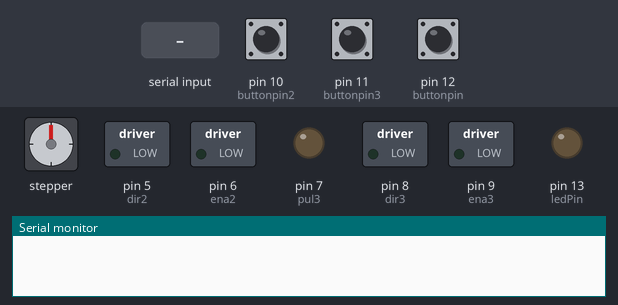
This sketch was run on a simulated Arduino Uno, built with avr-gcc and run on an emulated ATmega328P. On the bench: stepper motor, switched loads named in the sketch (green lamp = pin HIGH), output pins drawn as LEDs (lit = HIGH), the last lines printed to the serial monitor. Wiring (inferred from the names in the program): stepper motor driver (200 steps per turn assumed): step pin 4; direction pin 2; enable pin 3. Dashed ring = blinking. Inputs (shaded band) come from the test bench; at power-on: pin 11 (buttonpin3) LOW, pin 10 (buttonpin2) LOW, pin 12 (buttonpin) LOW. Pins used as bus, display or sensor lines are not drawn.

Above: at 1.2 s.
1.3 s: pin 11 (buttonpin3) pulled HIGH for 0.15 s
At 1.52 s:
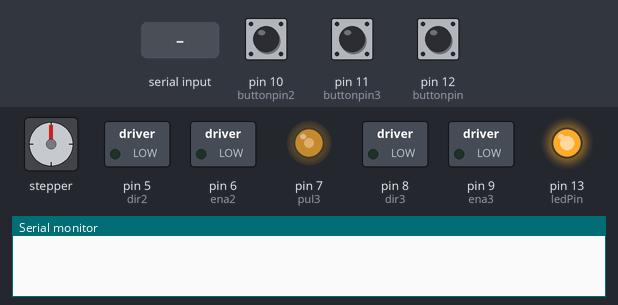
3.2 s: pin 10 (buttonpin2) pulled HIGH for 1 s
At 5.3 s:
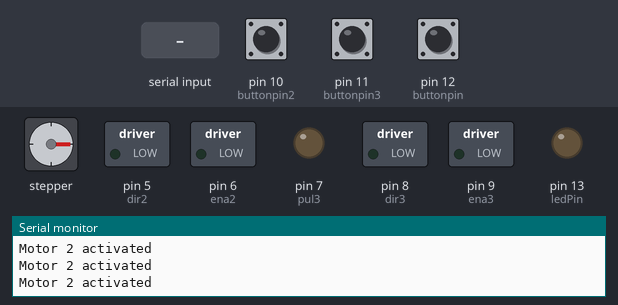
5.9 s: "3\n" received over Serial
At 7.1 s:
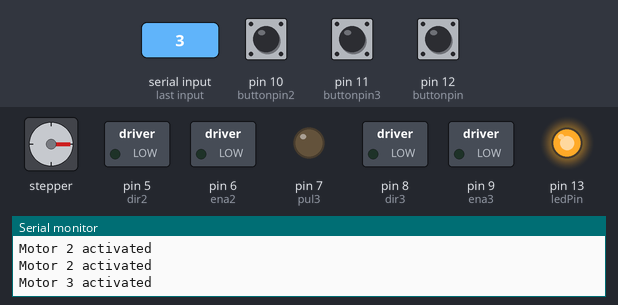
8.8 s: pin 11 (buttonpin3) pulled HIGH for 1 s
At 9.4 s:
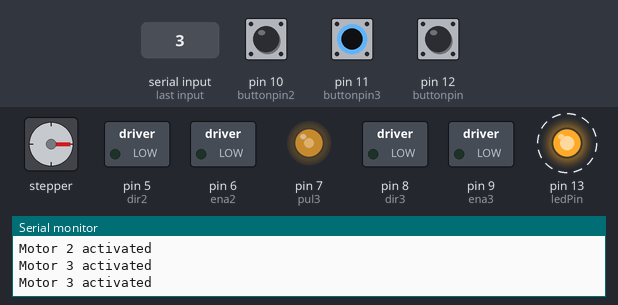
11.5 s: pin 12 (buttonpin) pulled HIGH for 3.2 s
At 11.7 s:
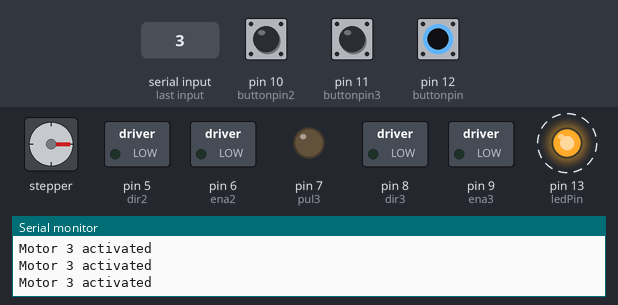
16.2 s: pin 10 (buttonpin2) pulled HIGH for 0.15 s
At 16.9 s:
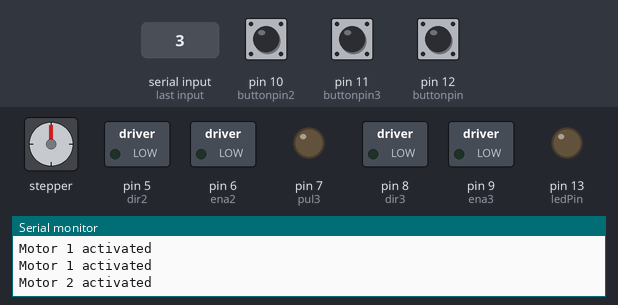
Timing chart, 0 to 19.1 s (numbered marks = the images above; inputs shaded):
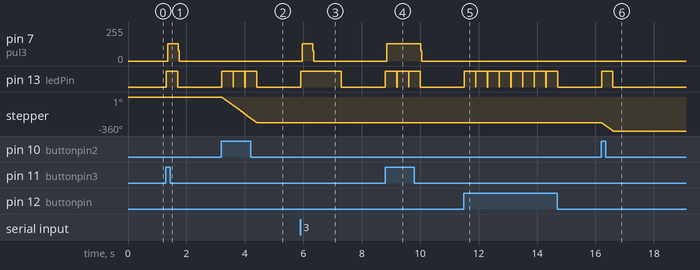

The sketch:

button_motor.ino
```cpp
// defines pins numbers

// Motor 1
const int dir = 2;
const int pul = 1;
const int ena = 3;
const int buttonpin=12;
int buttonstate=0;

//Motor 2
const int buttonpin2=10;
int buttonstate2=0;
const int dir2 = 5;
const int pul2 = 4;
const int ena2 = 6;

//Motor 3
const int buttonpin3=11;
int buttonstate3=0;
const int dir3 = 8;
const int pul3 = 7;
const int ena3 = 9;

const int ledPin=13;
void setup() {


  // Sets the two pins as Outputs
//Motor 1
pinMode(pul,OUTPUT);
pinMode(dir,OUTPUT);
pinMode(ena,OUTPUT);
digitalWrite(ena,LOW);
pinMode(buttonpin,INPUT);

//Motor 2
pinMode(pul2,OUTPUT);
pinMode(dir2,OUTPUT);
pinMode(ena2,OUTPUT);
digitalWrite(ena2,LOW);
pinMode(buttonpin2,INPUT);

//Motor 3
pinMode(pul3,OUTPUT);
pinMode(dir3,OUTPUT);
pinMode(ena3,OUTPUT);
digitalWrite(ena3,LOW);
pinMode(buttonpin3,INPUT);

pinMode(ledPin, OUTPUT);

Serial.begin(115200);

}

void loop() {
  int sig = 0;
  if (Serial.available() > 0)
    sig = Serial.parseInt();
  buttonstate=digitalRead(buttonpin);
  if (buttonstate==HIGH || sig == 1){
  digitalWrite(dir,LOW); //Changes the rotations direction
  // x=90/1.8=50, rotate for 90 degrees.
  for(int x = 0; x < 50; x++) {
    digitalWrite(pul,HIGH);
    delayMicroseconds(4000);
    digitalWrite(pul,LOW);
    delayMicroseconds(4000);
    digitalWrite(ledPin, HIGH);
    }
    Serial.println("Motor 1 activated");
  }
  else{
    digitalWrite(pul,LOW);
    digitalWrite(ledPin, LOW);
  }

//Motor 2
  buttonstate2=digitalRead(buttonpin2);
  if (buttonstate2==HIGH || sig == 2){
  digitalWrite(dir2,LOW); //Changes the rotations direction
  // x=90/1.8=50, rotate for 90 degrees.
  for(int x = 0; x < 50; x++) {
    digitalWrite(pul2,HIGH);
    delayMicroseconds(4000);
    digitalWrite(pul2,LOW);
    delayMicroseconds(4000);
    digitalWrite(ledPin, HIGH);
    }
    Serial.println("Motor 2 activated");
  }
  else{
    digitalWrite(pul2,LOW);
    digitalWrite(ledPin, LOW);
  }

//Motor 3
  buttonstate3=digitalRead(buttonpin3);
  if (buttonstate3==HIGH || sig == 3){
  digitalWrite(dir3,LOW); //Changes the rotations direction
  // x=90/1.8=50, rotate for 90 degrees.
  for(int x = 0; x < 50; x++) {
    digitalWrite(pul3,HIGH);
    delayMicroseconds(4000);
    digitalWrite(pul3,LOW);
    delayMicroseconds(4000);
    digitalWrite(ledPin, HIGH);
    }
    Serial.println("Motor 3 activated");
  }
  else{
    digitalWrite(pul3,LOW);
    digitalWrite(ledPin, LOW);
  }

  }
```

Measured:
- after the input at 1.3 s, pin 7 (pul3): 0/255 → 128/255 after 0.06 s, → 0/255 0.36 s later; pin 13 (ledPin): LOW → HIGH at once, → LOW 0.39 s later
- after the input at 3.2 s, pin 13 (ledPin): alternates HIGH for 0.39 s and LOW for 0.01 s, 6 changes in all, then stays LOW, starting at once; stepper: turns 270° counter-clockwise in 1.2 s, starting at once
- after the input at 5.9 s, pin 7 (pul3): 0/255 → 128/255 after 0.06 s, → 0/255 0.36 s later; pin 13 (ledPin): LOW → HIGH at once, → LOW 1.4 s later
- after the input at 8.8 s, pin 7 (pul3): 0/255 → 128/255 after 0.06 s, → 0/255 1.2 s later; pin 13 (ledPin): alternates HIGH for 0.39 s and LOW for 0.01 s, 6 changes in all, then stays LOW, starting at once
- after the input at 11.5 s, pin 13 (ledPin): alternates HIGH for 0.39 s and LOW for 0.01 s, 16 changes in all, then stays LOW, starting at once
- after the input at 16.2 s, pin 13 (ledPin): LOW → HIGH at once, → LOW 0.39 s later; stepper: turns 90° counter-clockwise in 0.40 s, starting at once
